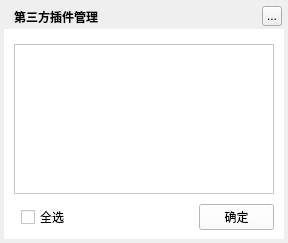
<?xml version="1.0" encoding="UTF-8"?>
<ui version="4.0">
 <class>MusicServerPluginWidget</class>
 <widget class="QDialog" name="MusicServerPluginWidget">
  <property name="geometry">
   <rect>
    <x>0</x>
    <y>0</y>
    <width>288</width>
    <height>243</height>
   </rect>
  </property>
  <property name="windowTitle">
   <string>第三方插件管理</string>
  </property>
  <widget class="QLabel" name="background">
   <property name="geometry">
    <rect>
     <x>4</x>
     <y>4</y>
     <width>280</width>
     <height>235</height>
    </rect>
   </property>
   <property name="styleSheet">
    <string notr="true"/>
   </property>
   <property name="text">
    <string/>
   </property>
  </widget>
  <widget class="QLabel" name="topTitleName">
   <property name="geometry">
    <rect>
     <x>14</x>
     <y>4</y>
     <width>220</width>
     <height>25</height>
    </rect>
   </property>
   <property name="styleSheet">
    <string notr="true">color:&quot;#FFFFFF&quot;;font-weight:bold</string>
   </property>
   <property name="text">
    <string>第三方插件管理</string>
   </property>
  </widget>
  <widget class="QToolButton" name="topTitleCloseButton">
   <property name="geometry">
    <rect>
     <x>262</x>
     <y>6</y>
     <width>20</width>
     <height>20</height>
    </rect>
   </property>
   <property name="text">
    <string>...</string>
   </property>
  </widget>
  <widget class="QWidget" name="backgroundMask" native="true">
   <property name="geometry">
    <rect>
     <x>4</x>
     <y>29</y>
     <width>280</width>
     <height>210</height>
    </rect>
   </property>
   <property name="styleSheet">
    <string notr="true">background:white;</string>
   </property>
   <widget class="MusicServerPluginTableWidget" name="itemTableWidget">
    <property name="geometry">
     <rect>
      <x>10</x>
      <y>15</y>
      <width>260</width>
      <height>150</height>
     </rect>
    </property>
   </widget>
   <widget class="QPushButton" name="confirmButton">
    <property name="enabled">
     <bool>true</bool>
    </property>
    <property name="geometry">
     <rect>
      <x>195</x>
      <y>175</y>
      <width>75</width>
      <height>26</height>
     </rect>
    </property>
    <property name="cursor">
     <cursorShape>PointingHandCursor</cursorShape>
    </property>
    <property name="focusPolicy">
     <enum>Qt::NoFocus</enum>
    </property>
    <property name="text">
     <string>确定</string>
    </property>
   </widget>
   <widget class="QCheckBox" name="selectAllCheckButton">
    <property name="geometry">
     <rect>
      <x>17</x>
      <y>180</y>
      <width>80</width>
      <height>16</height>
     </rect>
    </property>
    <property name="text">
     <string>全选</string>
    </property>
   </widget>
  </widget>
  <zorder>background</zorder>
  <zorder>backgroundMask</zorder>
  <zorder>topTitleName</zorder>
  <zorder>topTitleCloseButton</zorder>
 </widget>
 <customwidgets>
  <customwidget>
   <class>MusicServerPluginTableWidget</class>
   <extends>QTableWidget</extends>
   <header>musicpluginwidget.h</header>
  </customwidget>
 </customwidgets>
 <resources/>
 <connections/>
</ui>
